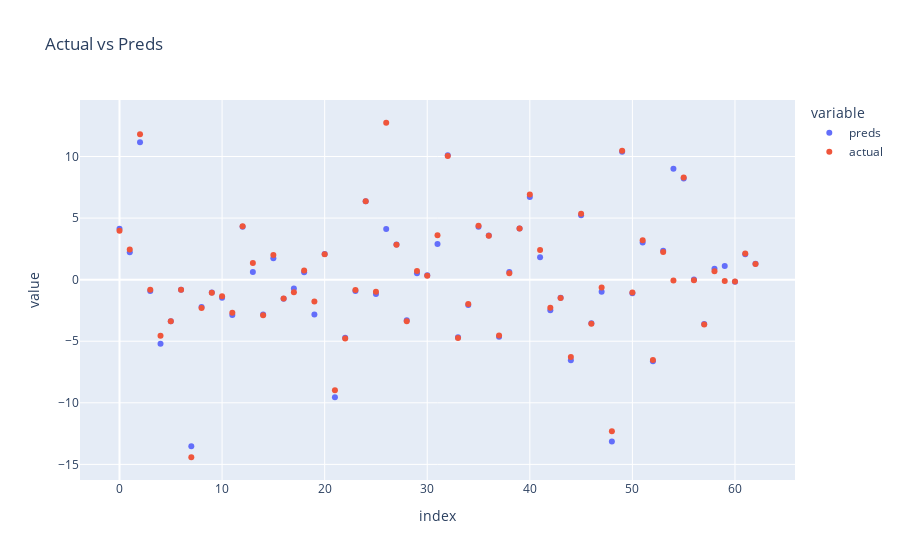
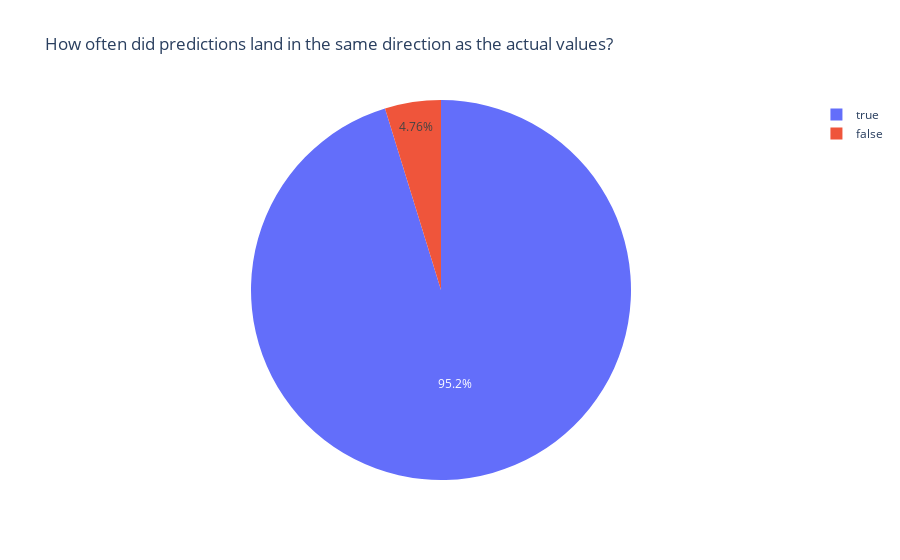

The code cell stored with these charts, in order, in its notebook:
### Code cell
# Visualizing results
fig = px.scatter(
    compare,
    x=compare.index,
    y=['preds', 'actual'],
    title='Actual vs Preds'
)

fig.show()

fig = px.pie(
    dir_df,
    names=dir_df.index,
    values=dir_df['same_direction'],
    title='How often did predictions land in the same direction as the actual values?'
)

fig.show()

### Figure 1 — Plotly figure (JSON) as saved in the notebook; plotly's stock layout.template omitted (floating-point values rounded to 4 significant figures)
{"data": [{"hovertemplate": "variable=preds<br>index=%{x}<br>value=%{y}<extra></extra>", "legendgroup": "preds", "marker": {"color": "#636efa", "symbol": "circle"}, "mode": "markers", "name": "preds", "orientation": "v", "showlegend": true, "type": "scatter", "x": [0, 1, 2, 3, 4, 5, 6, 7, 8, 9, 10, 11, 12, 13, 14, 15, 16, 17, 18, 19, 20, 21, 22, 23, 24, 25, 26, 27, 28, 29, 30, 31, 32, 33, 34, 35, 36, 37, 38, 39, 40, 41, 42, 43, 44, 45, 46, 47, 48, 49, 50, 51, 52, 53, 54, 55, 56, 57, 58, 59, 60, 61, 62], "xaxis": "x", "y": [4.133, 2.229, 11.16, -0.9251, -5.202, -3.384, -0.8279, -13.52, -2.211, -1.041, -1.473, -2.87, 4.296, 0.6208, -2.829, 1.742, -1.558, -0.7151, 0.605, -2.826, 2.074, -9.546, -4.713, -0.9219, 6.374, -1.159, 4.118, 2.86, -3.295, 0.5116, 0.3521, 2.889, 10.09, -4.669, -2.063, 4.3, 3.591, -4.634, 0.6288, 4.159, 6.704, 1.812, -2.481, -1.475, -6.542, 5.219, -3.545, -0.9761, -13.14, 10.38, -1.108, 3.019, -6.626, 2.341, 8.997, 8.222, 0.003378, -3.594, 0.8878, 1.104, -0.1714, 2.057, 1.281], "yaxis": "y"}, {"hovertemplate": "variable=actual<br>index=%{x}<br>value=%{y}<extra></extra>", "legendgroup": "actual", "marker": {"color": "#EF553B", "symbol": "circle"}, "mode": "markers", "name": "actual", "orientation": "v", "showlegend": true, "type": "scatter", "x": [0, 1, 2, 3, 4, 5, 6, 7, 8, 9, 10, 11, 12, 13, 14, 15, 16, 17, 18, 19, 20, 21, 22, 23, 24, 25, 26, 27, 28, 29, 30, 31, 32, 33, 34, 35, 36, 37, 38, 39, 40, 41, 42, 43, 44, 45, 46, 47, 48, 49, 50, 51, 52, 53, 54, 55, 56, 57, 58, 59, 60, 61, 62], "xaxis": "x", "y": [3.97, 2.45, 11.8, -0.81, -4.55, -3.37, -0.81, -14.42, -2.3, -1.06, -1.35, -2.69, 4.33, 1.36, -2.9, 2.01, -1.54, -1.03, 0.75, -1.77, 2.07, -8.99, -4.78, -0.83, 6.37, -0.98, 12.74, 2.83, -3.38, 0.7, 0.32, 3.61, 10.05, -4.74, -1.98, 4.37, 3.57, -4.54, 0.52, 4.16, 6.92, 2.41, -2.28, -1.49, -6.27, 5.35, -3.59, -0.63, -12.31, 10.46, -1.04, 3.19, -6.52, 2.25, -0.07, 8.29, -0.05, -3.64, 0.69, -0.11, -0.14, 2.12, 1.27], "yaxis": "y"}], "layout": {"autosize": true, "legend": {"title": {"text": "variable"}, "tracegroupgap": 0}, "title": {"text": "Actual vs Preds"}, "xaxis": {"anchor": "y", "autorange": true, "domain": [0, 1], "range": [-3.871, 65.87], "title": {"text": "index"}, "type": "linear"}, "yaxis": {"anchor": "x", "autorange": true, "domain": [0, 1], "range": [-16.41, 14.73], "title": {"text": "value"}, "type": "linear"}}}

### Figure 2 — Plotly figure (JSON) as saved in the notebook; plotly's stock layout.template omitted (floating-point values rounded to 4 significant figures)
{"data": [{"domain": {"x": [0, 1], "y": [0, 1]}, "hovertemplate": "index=%{label}<br>same_direction=%{value}<extra></extra>", "labels": [true, false], "legendgroup": "", "name": "", "showlegend": true, "type": "pie", "values": [60, 3]}], "layout": {"autosize": true, "legend": {"tracegroupgap": 0}, "title": {"text": "How often did predictions land in the same direction as the actual values?"}}}
